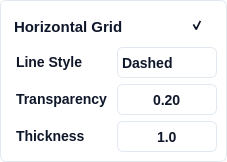
             <widget class="QFrame" name="verticalFrame_5">
              <property name="styleSheet">
               <string notr="true">background: #FFFFFF;
border: 1px solid #E2E8F0; /* slate/200 */
border-radius: 6px;</string>
              </property>
              <layout class="QVBoxLayout" name="verticalLayout_7">
               <property name="leftMargin">
                <number>9</number>
               </property>
               <property name="topMargin">
                <number>9</number>
               </property>
               <property name="rightMargin">
                <number>9</number>
               </property>
               <property name="bottomMargin">
                <number>9</number>
               </property>
               <item>
                <layout class="QHBoxLayout" name="horizontalLayout_58" stretch="0,0,0">
                 <property name="leftMargin">
                  <number>0</number>
                 </property>
                 <property name="topMargin">
                  <number>0</number>
                 </property>
                 <property name="rightMargin">
                  <number>0</number>
                 </property>
                 <property name="bottomMargin">
                  <number>0</number>
                 </property>
                 <item>
                  <widget class="QLabel" name="label_48">
                   <property name="styleSheet">
                    <string notr="true"> 	border: none;
	color: #0F172A;  /* Text color */
    font-family: 'Segoe UI', sans-serif;  /* Font family */
    font-style: normal;  /* Font style */
    font-weight: 500;  /* Font weight */
    font-size: 15px;  /* Font size */
    line-height: 24px;  /* Line height */
    padding-top: 4px;  /* Padding */</string>
                   </property>
                   <property name="text">
                    <string>&lt;html&gt;&lt;head/&gt;&lt;body&gt;&lt;p&gt;Horizontal Grid&lt;/p&gt;&lt;/body&gt;&lt;/html&gt;</string>
                   </property>
                  </widget>
                 </item>
                 <item>
                  <spacer name="horizontalSpacer_2">
                   <property name="orientation">
                    <enum>Qt::Horizontal</enum>
                   </property>
                   <property name="sizeHint" stdset="0">
                    <size>
                     <width>40</width>
                     <height>20</height>
                    </size>
                   </property>
                  </spacer>
                 </item>
                 <item>
                  <widget class="QCheckBox" name="pyqt5_checkbox_h_grid_visibility">
                   <property name="sizePolicy">
                    <sizepolicy hsizetype="Expanding" vsizetype="Expanding">
                     <horstretch>0</horstretch>
                     <verstretch>0</verstretch>
                    </sizepolicy>
                   </property>
                   <property name="minimumSize">
                    <size>
                     <width>31</width>
                     <height>31</height>
                    </size>
                   </property>
                   <property name="maximumSize">
                    <size>
                     <width>31</width>
                     <height>31</height>
                    </size>
                   </property>
                   <property name="styleSheet">
                    <string notr="true">/* Default State */
QCheckBox {
    border: none;    
	background: transparent;  /* Ghost button with no background */
    color: #0F172A;  /* Text color */
    border-radius: 6px;  /* Rounded corners */
    font-family: 'Segoe UI', sans-serif;  /* Font family */
    font-style: normal;  /* Font style */
    font-weight: 500;  /* Font weight */
    font-size: 14px;  /* Font size */
    line-height: 24px;  /* Line height */
	padding: 4px;	
}

QCheckBox:hover {
    /* Your styles for hover state */
	 background: #F1F5F9;  /* slate/100 */

}

QCheckBox:pressed {
    /* Your styles for pressed state */
	background: #DEE8F2;  /* Pressed background color */

}

QCheckBox::indicator:checked {
    /* Your styles for checked state */
	image: url(:/ui/qt/resources/checkbox/visible_icon.png);
}

QCheckBox::indicator:unchecked {
    /* Your styles for checked state */
	image: url(:/ui/qt/resources/checkbox/hiden_icon.png);
}

QCheckBox:focused {
    border: none;
}

</string>
                   </property>
                   <property name="text">
                    <string/>
                   </property>
                   <property name="checked">
                    <bool>true</bool>
                   </property>
                  </widget>
                 </item>
                </layout>
               </item>
               <item>
                <layout class="QHBoxLayout" name="horizontalLayout_45" stretch="1,1">
                 <property name="leftMargin">
                  <number>0</number>
                 </property>
                 <property name="topMargin">
                  <number>0</number>
                 </property>
                 <property name="rightMargin">
                  <number>0</number>
                 </property>
                 <property name="bottomMargin">
                  <number>0</number>
                 </property>
                 <item>
                  <widget class="QLabel" name="label_32">
                   <property name="styleSheet">
                    <string notr="true"> 	border: none;
	color: #0F172A;  /* Text color */
    font-family: 'Segoe UI', sans-serif;  /* Font family */
    font-style: normal;  /* Font style */
    font-weight: 500;  /* Font weight */
    font-size: 14px;  /* Font size */
    line-height: 24px;  /* Line height */
    padding-left: 2px;  /* Padding */</string>
                   </property>
                   <property name="text">
                    <string>&lt;html&gt;&lt;head/&gt;&lt;body&gt;&lt;p&gt;Line Style&lt;/p&gt;&lt;/body&gt;&lt;/html&gt;</string>
                   </property>
                  </widget>
                 </item>
                 <item>
                  <widget class="QComboBox" name="pyqt5_combo_h_grid_style">
                   <property name="minimumSize">
                    <size>
                     <width>100</width>
                     <height>31</height>
                    </size>
                   </property>
                   <property name="maximumSize">
                    <size>
                     <width>200</width>
                     <height>16777215</height>
                    </size>
                   </property>
                   <property name="styleSheet">
                    <string notr="true">QComboBox {
	background: #FFFFFF;
	border: 1px solid #E2E8F0; /* slate/200 */
	border-radius: 6px;
	color: #0F172A;  /* Text color */
    font-family: 'Segoe UI', sans-serif;  /* Font family */
    font-style: normal;  /* Font style */
    font-weight: 500;  /* Font weight */
    font-size: 14px;  /* Font size */
}

/* Drop-down button */
QComboBox::drop-down {
    border: none;	
}

/* Down arrow */
QComboBox::down-arrow {
    image: url(:/ui/qt/resources/checkbox/down_icon.png);
	padding-right: 12px;
}

/* Down arrow when disabled */
QComboBox::down-arrow:disabled {
}

/* Drop-down items */
QComboBox QAbstractItemView {
    border: 1px solid #E2E8F0; /* slate/200 */
    selection-background-color: #F1F5F9;
}

/* Individual items */
QComboBox::item {
    background-color: white;
    color: #0F172A;
}</string>
                   </property>
                   <property name="currentIndex">
                    <number>1</number>
                   </property>
                   <item>
                    <property name="text">
                     <string>Solid</string>
                    </property>
                    <property name="icon">
                     <iconset resource="resources/graphical_resources.qrc">
                      <normaloff>:/ui/qt/resources/dropdown/solid_line_icon.png</normaloff>:/ui/qt/resources/dropdown/solid_line_icon.png</iconset>
                    </property>
                   </item>
                   <item>
                    <property name="text">
                     <string>Dashed</string>
                    </property>
                    <property name="icon">
                     <iconset resource="resources/graphical_resources.qrc">
                      <normaloff>:/ui/qt/resources/dropdown/dashed_line_icon.png</normaloff>:/ui/qt/resources/dropdown/dashed_line_icon.png</iconset>
                    </property>
                   </item>
                   <item>
                    <property name="text">
                     <string>Dashdot</string>
                    </property>
                    <property name="icon">
                     <iconset resource="resources/graphical_resources.qrc">
                      <normaloff>:/ui/qt/resources/dropdown/dotdash_line_icon.png</normaloff>:/ui/qt/resources/dropdown/dotdash_line_icon.png</iconset>
                    </property>
                   </item>
                   <item>
                    <property name="text">
                     <string>Dotted</string>
                    </property>
                    <property name="icon">
                     <iconset resource="resources/graphical_resources.qrc">
                      <normaloff>:/ui/qt/resources/dropdown/dot_line_icon.png</normaloff>:/ui/qt/resources/dropdown/dot_line_icon.png</iconset>
                    </property>
                   </item>
                  </widget>
                 </item>
                </layout>
               </item>
               <item>
                <layout class="QHBoxLayout" name="horizontalLayout_37" stretch="1,1">
                 <property name="leftMargin">
                  <number>0</number>
                 </property>
                 <property name="topMargin">
                  <number>0</number>
                 </property>
                 <property name="rightMargin">
                  <number>0</number>
                 </property>
                 <property name="bottomMargin">
                  <number>0</number>
                 </property>
                 <item>
                  <widget class="QLabel" name="label_33">
                   <property name="styleSheet">
                    <string notr="true"> 	border: none;
	color: #0F172A;  /* Text color */
    font-family: 'Segoe UI', sans-serif;  /* Font family */
    font-style: normal;  /* Font style */
    font-weight: 500;  /* Font weight */
    font-size: 14px;  /* Font size */
    line-height: 24px;  /* Line height */
    padding-left: 2px;  /* Padding */</string>
                   </property>
                   <property name="text">
                    <string>&lt;html&gt;&lt;head/&gt;&lt;body&gt;&lt;p&gt;Transparency&lt;/p&gt;&lt;/body&gt;&lt;/html&gt;</string>
                   </property>
                  </widget>
                 </item>
                 <item>
                  <widget class="QDoubleSpinBox" name="pyqt5_spinbox_h_grid_transparency">
                   <property name="sizePolicy">
                    <sizepolicy hsizetype="Minimum" vsizetype="Fixed">
                     <horstretch>0</horstretch>
                     <verstretch>0</verstretch>
                    </sizepolicy>
                   </property>
                   <property name="minimumSize">
                    <size>
                     <width>100</width>
                     <height>31</height>
                    </size>
                   </property>
                   <property name="maximumSize">
                    <size>
                     <width>200</width>
                     <height>31</height>
                    </size>
                   </property>
                   <property name="styleSheet">
                    <string notr="true">QDoubleSpinBox {
	background: #FFFFFF;
	border: 1px solid #E2E8F0; /* slate/200 */
	border-radius: 6px;
	color: #0F172A;  /* Text color */
    font-family: 'Segoe UI', sans-serif;  /* Font family */
    font-style: normal;  /* Font style */
    font-weight: 500;  /* Font weight */
    font-size: 14px;  /* Font size */
}

QDoubleSpinBox:focus {
}

QDoubleSpinBox:disabled {
}

QDoubleSpinBox::up-button {
	background: #FFFFFF;
	border: none; 
	subcontrol-position: center right;
	padding-right: 10px;
}

QDoubleSpinBox::down-button {
	background: #FFFFFF;
	border: none;
	subcontrol-position: center left;
	padding-left: 10px;
}

QDoubleSpinBox::up-arrow {
	image: url(:/ui/qt/resources/buttons/add_icon.png);
	width: 20px;
    height: 20px;
}

QDoubleSpinBox::down-arrow {	
	image: url(:/ui/qt/resources/buttons/substract_icon.png);
	width: 20px;
    height: 20px;
}

QDoubleSpinBox::up-arrow:disabled, QSpinBox::up-arrow:off {
}

QDoubleSpinBox::down-arrow:disabled, QSpinBox::down-arrow:off {
}</string>
                   </property>
                   <property name="alignment">
                    <set>Qt::AlignCenter</set>
                   </property>
                   <property name="decimals">
                    <number>2</number>
                   </property>
                   <property name="minimum">
                    <double>0.100000000000000</double>
                   </property>
                   <property name="maximum">
                    <double>1.000000000000000</double>
                   </property>
                   <property name="singleStep">
                    <double>0.050000000000000</double>
                   </property>
                   <property name="value">
                    <double>0.200000000000000</double>
                   </property>
                  </widget>
                 </item>
                </layout>
               </item>
               <item>
                <layout class="QHBoxLayout" name="horizontalLayout_53" stretch="1,1">
                 <property name="leftMargin">
                  <number>0</number>
                 </property>
                 <property name="topMargin">
                  <number>0</number>
                 </property>
                 <property name="rightMargin">
                  <number>0</number>
                 </property>
                 <property name="bottomMargin">
                  <number>0</number>
                 </property>
                 <item>
                  <widget class="QLabel" name="label_40">
                   <property name="styleSheet">
                    <string notr="true"> 	border: none;
	color: #0F172A;  /* Text color */
    font-family: 'Segoe UI', sans-serif;  /* Font family */
    font-style: normal;  /* Font style */
    font-weight: 500;  /* Font weight */
    font-size: 14px;  /* Font size */
    line-height: 24px;  /* Line height */
    padding-left: 2px;  /* Padding */</string>
                   </property>
                   <property name="text">
                    <string>&lt;html&gt;&lt;head/&gt;&lt;body&gt;&lt;p&gt;Thickness&lt;/p&gt;&lt;/body&gt;&lt;/html&gt;</string>
                   </property>
                  </widget>
                 </item>
                 <item>
                  <widget class="QDoubleSpinBox" name="pyqt5_spinbox_h_grid_width">
                   <property name="sizePolicy">
                    <sizepolicy hsizetype="Minimum" vsizetype="Fixed">
                     <horstretch>0</horstretch>
                     <verstretch>0</verstretch>
                    </sizepolicy>
                   </property>
                   <property name="minimumSize">
                    <size>
                     <width>100</width>
                     <height>31</height>
                    </size>
                   </property>
                   <property name="maximumSize">
                    <size>
                     <width>200</width>
                     <height>31</height>
                    </size>
                   </property>
                   <property name="styleSheet">
                    <string notr="true">QDoubleSpinBox {
	background: #FFFFFF;
	border: 1px solid #E2E8F0; /* slate/200 */
	border-radius: 6px;
	color: #0F172A;  /* Text color */
    font-family: 'Segoe UI', sans-serif;  /* Font family */
    font-style: normal;  /* Font style */
    font-weight: 500;  /* Font weight */
    font-size: 14px;  /* Font size */
}

QDoubleSpinBox:focus {
}

QDoubleSpinBox:disabled {
}

QDoubleSpinBox::up-button {
	background: #FFFFFF;
	border: none; 
	subcontrol-position: center right;
	padding-right: 10px;
}

QDoubleSpinBox::down-button {
	background: #FFFFFF;
	border: none;
	subcontrol-position: center left;
	padding-left: 10px;
}

QDoubleSpinBox::up-arrow {
	image: url(:/ui/qt/resources/buttons/add_icon.png);
	width: 20px;
    height: 20px;
}

QDoubleSpinBox::down-arrow {	
	image: url(:/ui/qt/resources/buttons/substract_icon.png);
	width: 20px;
    height: 20px;
}

QDoubleSpinBox::up-arrow:disabled, QSpinBox::up-arrow:off {
}

QDoubleSpinBox::down-arrow:disabled, QSpinBox::down-arrow:off {
}</string>
                   </property>
                   <property name="alignment">
                    <set>Qt::AlignCenter</set>
                   </property>
                   <property name="decimals">
                    <number>1</number>
                   </property>
                   <property name="minimum">
                    <double>0.500000000000000</double>
                   </property>
                   <property name="maximum">
                    <double>10.000000000000000</double>
                   </property>
                   <property name="singleStep">
                    <double>0.500000000000000</double>
                   </property>
                   <property name="value">
                    <double>1.000000000000000</double>
                   </property>
                  </widget>
                 </item>
                </layout>
               </item>
              </layout>
             </widget>
